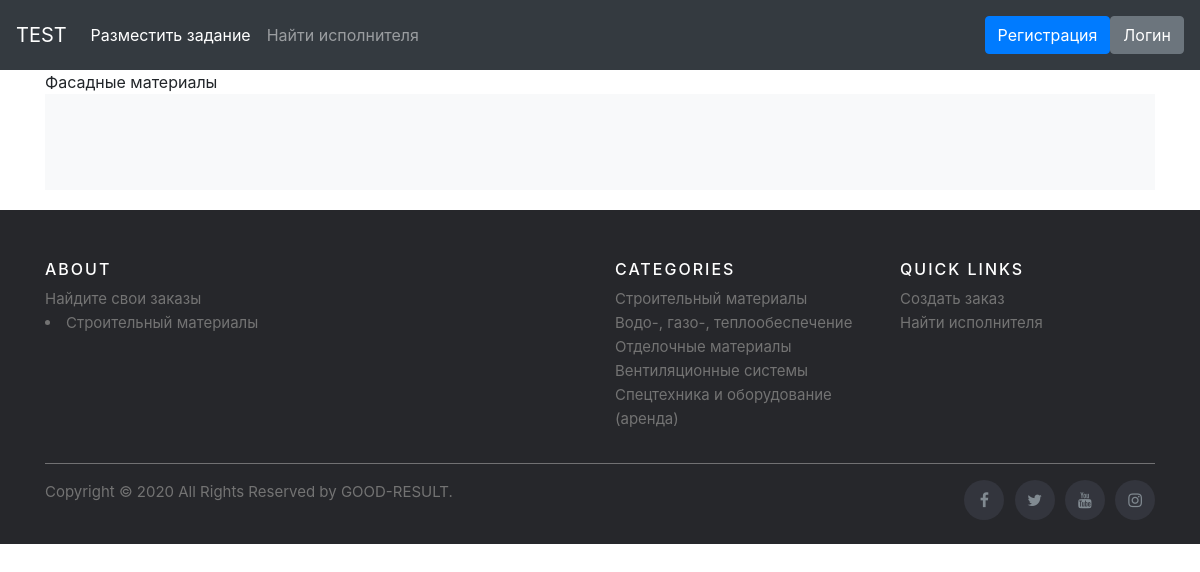
The app's page /category1/3/category2/5, older data.
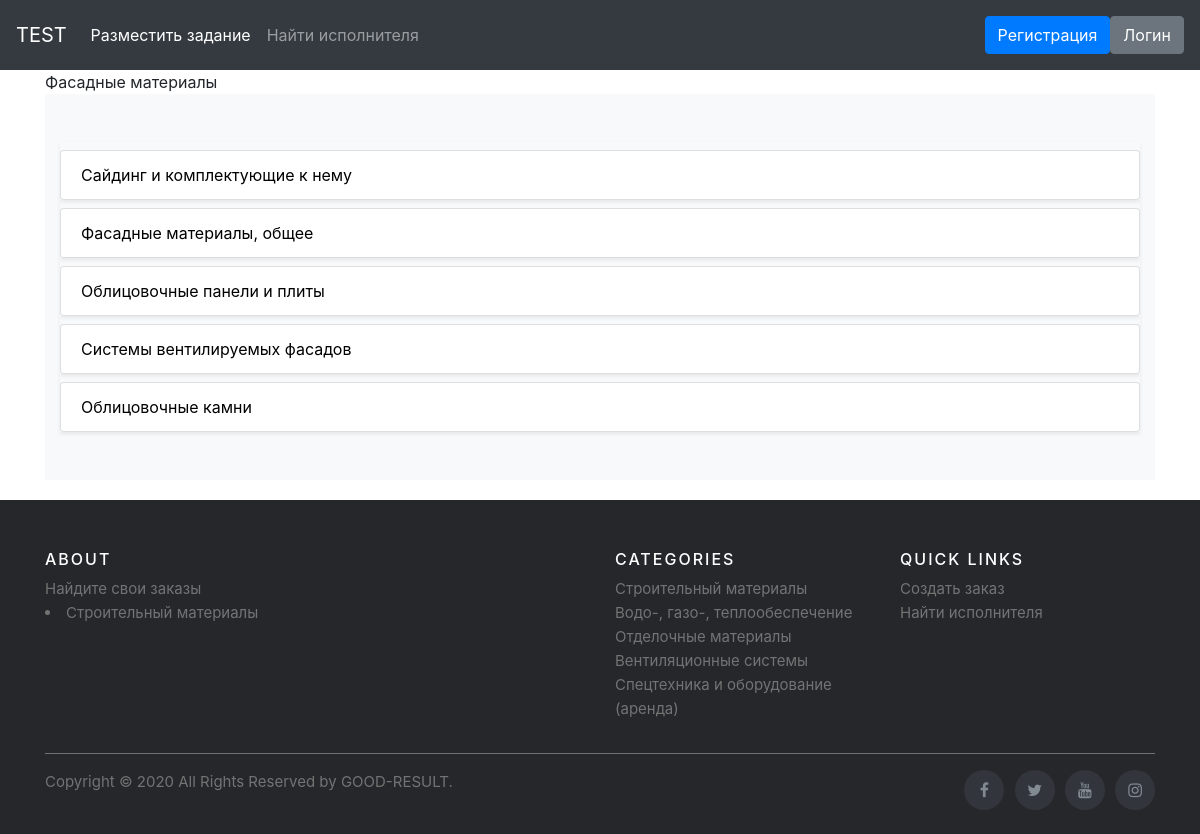
The same page, newer data.
### adverts/models.py (models this page shows, shortened)
class Category3(models.Model):
    parent_category = models.ForeignKey(Category2, on_delete=models.CASCADE, related_name='category3')
    name = models.CharField("Категория 3", max_length=150)
    description = models.TextField("Описание")
    members = models.ManyToManyField(User, related_name='members3', blank=True)
    url = models.SlugField(max_length=160, unique=True)
    class Meta:
        verbose_name = "Категория 3"
        verbose_name_plural = "Категории 3"

### adverts/views.py (the view)
# urls.py: path('category1/<int:category1_id>/category2/<int:pk>', views.Category2DetailView.as_view(), name='detail2'),
class Category2DetailView(generic.DetailView):
    model = Category2
    template_name = 'adverts/detail2.html'

### templates/adverts/detail2.html (shortened to what this page needs)
{% extends "base.html" %}
{% load static %}
{% block content %}
  {{category2.name}}
<div class="album py-5 bg-light">
      <div class="container">
        <div class="row">
        {% for category3 in category2.category3.all %}
          <div class="col-md-12">
            <div class="list-group mb-12 shadow-sm">
                <div class="d-flex justify-content-between align-items-center">
                  <a class="list-group-item list-group-item-action" href="{% url 'adverts:detail3' category2.parent_category.id category2.id category3.id%}" style="text-decoration:none; color: #000000;">{{ category3.name }}</a>
                </div>
              </div>
            </div>
        {% endfor %}
        </div>
      </div>
    </div>
{% endblock %}

Row changes from the older to the newer data that the page shows:
added Category3: name "Сайдинг и комплектующие к нему"
added Category3: name "Фасадные материалы, общее"
added Category3: name "Облицовочные панели и плиты"
added Category3: name "Системы вентилируемых фасадов"
added Category3: name "Облицовочные камни"
